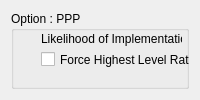
              <widget class="QWidget" name="WEF_02_PPP">
               <layout class="QGridLayout" name="gridLayout_27">
                <item row="0" column="0">
                 <widget class="QGroupBox" name="PPP_groupbox">
                  <property name="title">
                   <string>Option : PPP</string>
                  </property>
                  <widget class="QLabel" name="PPP_likelihood_lbl">
                   <property name="geometry">
                    <rect>
                     <x>30</x>
                     <y>20</y>
                     <width>141</width>
                     <height>16</height>
                    </rect>
                   </property>
                   <property name="text">
                    <string>Likelihood of Implementation</string>
                   </property>
                  </widget>
                  <widget class="QCheckBox" name="PPP_force_check">
                   <property name="geometry">
                    <rect>
                     <x>30</x>
                     <y>40</y>
                     <width>181</width>
                     <height>17</height>
                    </rect>
                   </property>
                   <property name="text">
                    <string>Force Highest Level Rating</string>
                   </property>
                  </widget>
                  <widget class="QSpinBox" name="PPP_likelihood_spin">
                   <property name="geometry">
                    <rect>
                     <x>190</x>
                     <y>20</y>
                     <width>61</width>
                     <height>16</height>
                    </rect>
                   </property>
                   <property name="suffix">
                    <string>%</string>
                   </property>
                   <property name="maximum">
                    <number>100</number>
                   </property>
                   <property name="value">
                    <number>50</number>
                   </property>
                  </widget>
                 </widget>
                </item>
               </layout>
              </widget>
